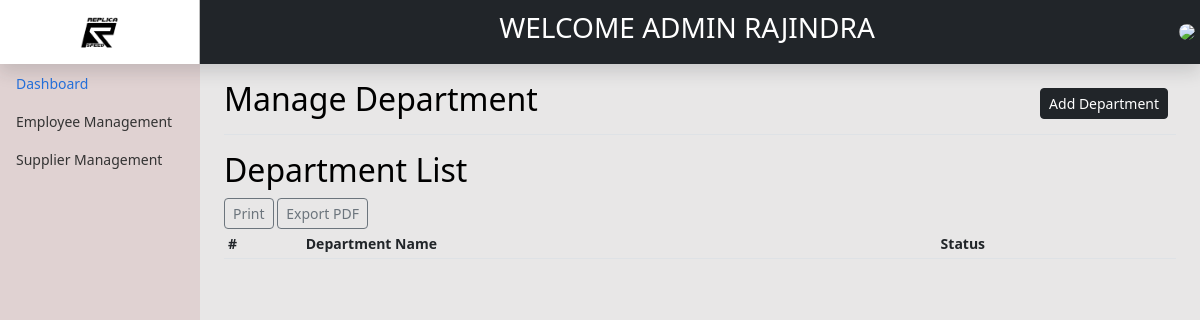
Page /backend/Department/viewDepartment.php (signed in) on the earlier database version.
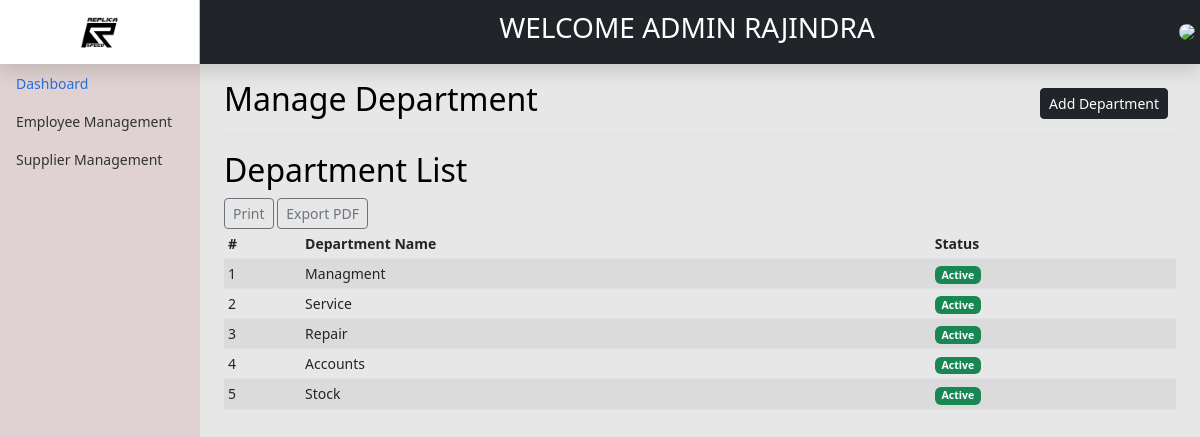
Same page on the later database version.
### tables this page shows
CREATE TABLE IF NOT EXISTS `department` (
  `depId` int(11) NOT NULL AUTO_INCREMENT,
  `DepartmentName` varchar(255) NOT NULL,
  `Status` int(1) NOT NULL,
  `AddUser` int(11) NOT NULL,
  `AddDate` date NOT NULL,
  `UpdateUser` int(11) DEFAULT NULL,
  `UpdateDate` date DEFAULT NULL,
  PRIMARY KEY (`depId`)
);

### backend/Department/viewDepartment.php (the view, shortened to what this page needs)
<?php include'../header.php'; ?>
<main class="col-md-9 ms-sm-auto col-lg-10 px-md-4">
    <div
        class="d-flex justify-content-between flex-wrap flex-md-nowrap align-items-center pt-3 pb-2 mb-3 border-bottom">
        <h1 class="h2">Manage Department</h1>
        <div class="btn-toolbar mb-2 mb-md-0">
            <div class="btn-group me-2">
                <a href="addDepartment.php" class="btn btn-sm btn-dark">Add Department</a>
            </div>
        </div>
    </div>
    <h2>Department List</h2>
    <button type="button" class="btn btn-sm btn-outline-secondary" onclick="printReport('report')">Print</button>
    <button type="button" class="btn btn-sm btn-outline-secondary" onclick="exportReport('report', 'Vehicle Info')">Export PDF</button>
    <div id="report">
        <div class="table-responsive">
            <?php
            $db = dbconn();
            $sql = "SELECT * FROM department";
            $result = $db->query($sql);
            ?>
            <table class="table table-striped table-sm">
                <thead>
                    <tr>
                        <th scope="col">#</th>
                        <th scope="col">Department Name</th>
                        <th scope="col">Status</th>
                    </tr>
                </thead>
                <tbody>
                    <?php
                    if ($result->num_rows > 0) {
                        $n = 1;
                        while ($row = $result->fetch_assoc()) {
                            ?>
                            <tr>
                                <td><?= $n ?></td>
                                <td><?= $row['DepartmentName'] ?></td>
                                <td>
                                    <?php
                                    $DepartmentStatus = $row['Status'];
                                    $statusDescription = '';
                                    switch ($DepartmentStatus) {
                                        case 1:
                                            $statusDescription = "Active";
                                            $statusColor = "badge bg-success btn-sm";
                                            break;
                                    }
                                    ?>
                                    <span class='<?= $statusColor; ?>'><?= $statusDescription; ?> </span>
                                </td>
                            </tr>
                            <?php
                            $n++;
                        }
                    }
                    ?>
                </tbody>
            </table>
        </div>
    </div>
</main>
<?php include'../footer.php'; ?>

Differences in the rows shown:
added department: DepartmentName "Managment", Status "Active"
added department: DepartmentName "Service", Status "Active"
added department: DepartmentName "Repair", Status "Active"
added department: DepartmentName "Accounts", Status "Active"
added department: DepartmentName "Stock", Status "Active"
